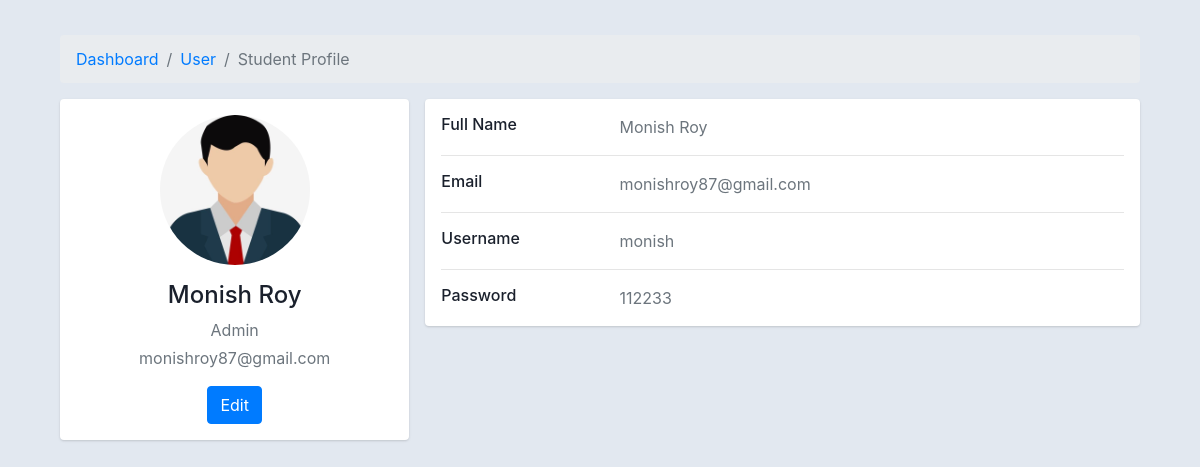
The app's page /librarian/admin-profile.php (signed in) with its own data.
### tables this page shows
CREATE TABLE `libraian` (
  `id` int(3) NOT NULL,
  `firstname` varchar(50) NOT NULL,
  `lastname` varchar(50) NOT NULL,
  `email` varchar(100) NOT NULL,
  `username` varchar(20) NOT NULL,
  `password` varchar(100) NOT NULL,
  `datetime` timestamp NOT NULL DEFAULT current_timestamp()
);

### librarian/admin-profile.php (the view, shortened to what this page needs)
<?php
require_once '../dbcon.php';
$libraian_login = $_SESSION['libraian_login'];
$data = mysqli_query($con, "SELECT * FROM `libraian` WHERE `email` = '$libraian_login' OR `username` = '$libraian_login'");
$libraian_info = mysqli_fetch_assoc($data);
?>
<!DOCTYPE html>
<html lang="en">
<head>
    <link href="https://cdn.jsdelivr.net/npm/bootstrap@4.4.1/dist/css/bootstrap.min.css" rel="stylesheet">
</head>
<body>
<div class="container">
    <div class="main-body">
          <nav aria-label="breadcrumb" class="main-breadcrumb">
            <ol class="breadcrumb">
              <li class="breadcrumb-item"><a href="index.php">Dashboard</a></li>
              <li class="breadcrumb-item"><a href="javascript:void(0)">User</a></li>
              <li class="breadcrumb-item active" aria-current="page">Student Profile</li>
            </ol>
          </nav>
          <div class="row gutters-sm">
            <div class="col-md-4 mb-3">
              <div class="card">
                <div class="card-body">
                  <div class="d-flex flex-column align-items-center text-center">
                    <img src="../assets/images/avatar/user.jpg" alt="Admin" class="rounded-circle" width="150">
                    <div class="mt-3">
                      <h4><?= ucwords($libraian_info['firstname']).' '.ucwords($libraian_info['lastname']) ?></h4>
                      <p class="text-secondary mb-1">Admin</p>
                      <p class="text-muted font-size-sm"><?=$libraian_info['email']?></p>
                      <a href="javascript:void(0)" class="btn btn-primary" data-toggle="modal" data-target="#profile-update"><i class="fa fa-pencil"></i> Edit</a>
                    </div>
                  </div>
                </div>
              </div>
            </div>
            <div class="col-md-8">
              <div class="card mb-3">
                <div class="card-body">
                  <div class="row">
                    <div class="col-sm-3">
                      <h6 class="mb-0">Full Name</h6>
                    </div>
                    <div class="col-sm-9 text-secondary">
                      <?= ucwords($libraian_info['firstname']).' '.ucwords($libraian_info['lastname']) ?>
                    </div>
                  </div>
                  <hr>
                  <div class="row">
                    <div class="col-sm-3">
                      <h6 class="mb-0">Email</h6>
                    </div>
                    <div class="col-sm-9 text-secondary">
                      <?=$libraian_info['email']?>
                    </div>
                  </div>
                  <hr>
                  <div class="row">
                    <div class="col-sm-3">
                      <h6 class="mb-0">Username</h6>
                    </div>
                    <div class="col-sm-9 text-secondary">
                      <?=$libraian_info['username']?>
                    </div>
                  </div>
                  <hr>
                  <div class="row">
                    <div class="col-sm-3">
                      <h6 class="mb-0">Password</h6>
                    </div>
                    <div class="col-sm-9 text-secondary">
                      <?= $libraian_info['password'] ?>
                    </div>
                  </div>
                </div>
              </div>
            </div>
          </div>
        </div>
    </div>
</body>
</html>

### librarian/admin-profile.php (style rules this page uses)
body { margin-top:20px; color: #1a202c; text-align: left; background-color: #e2e8f0; }
.main-body { padding: 15px; }
.card { box-shadow: 0 1px 3px 0 rgba(0,0,0,.1), 0 1px 2px 0 rgba(0,0,0,.06); }
.card { position: relative; display: flex; flex-direction: column; min-width: 0; word-wrap: break-word; background-color: #fff; background-clip: border-box; border: 0 solid rgba(0,0,0,.125); border-radius: .25rem; }
.card-body { flex: 1 1 auto; min-height: 1px; padding: 1rem; }
.gutters-sm { margin-right: -8px; margin-left: -8px; }
.gutters-sm>.col, .gutters-sm>[class*=col-] { padding-right: 8px; padding-left: 8px; }
.mb-3, .my-3 { margin-bottom: 1rem!important; }

### records on screen
libraian: firstname "Monish", lastname "Roy", email "monishroy87@gmail.com", username "monish", password "112233"
